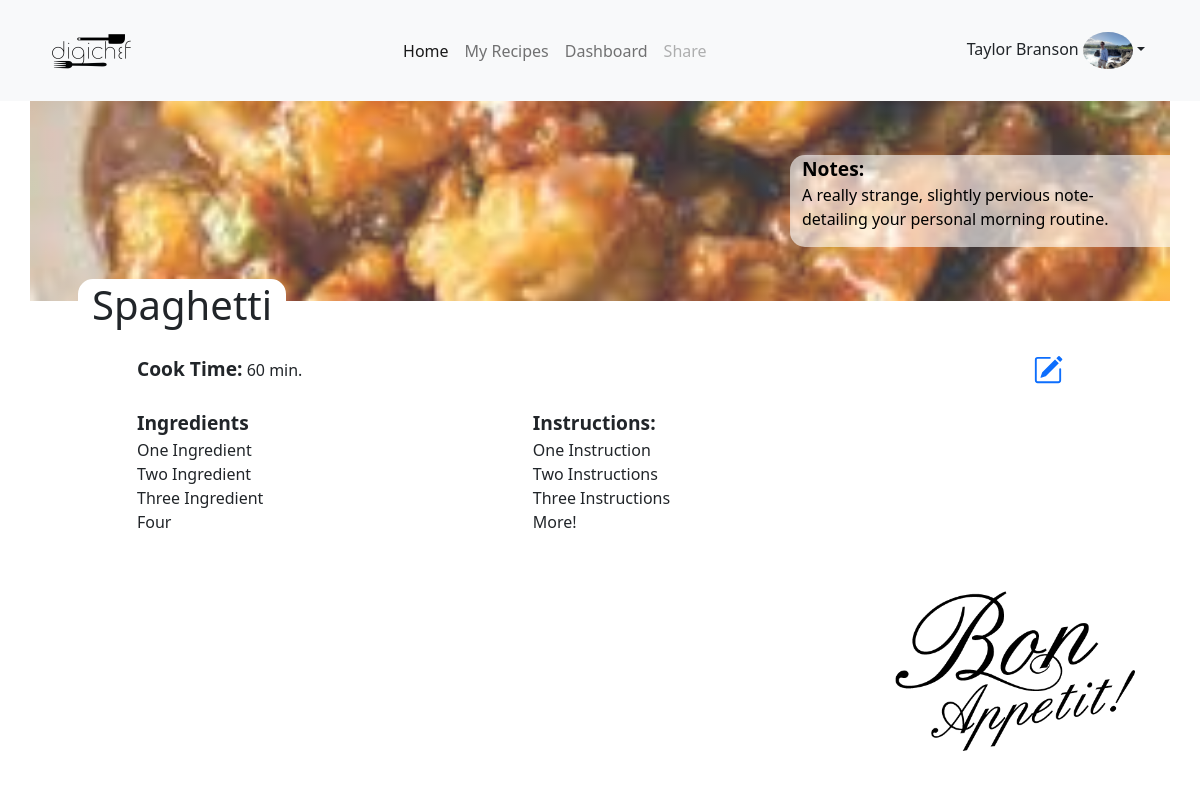
The page /recipe/3/view (signed in) on the database its author committed.
### tables this page shows
CREATE TABLE "recipes" ("id" integer,"user_id" integer,"name" text,"instructions" text,"ingredients" text, "notes" text, "cooktime" integer, "img" txt, PRIMARY KEY ("id"), FOREIGN KEY("user_id") REFERENCES users("id"));

### webapp.py (the view)
@app.route('/recipe/<id>/view', methods=['GET'])
def view_recipe(id):
    with SqliteDriver('digichef.db') as cursor:
        cursor.execute('SELECT * FROM recipes WHERE id = ? AND user_id = ?', (id, session['user_id']))
        result = cursor.fetchone()
        data = {
            'id':result['id'],
            'user_id':result['user_id'],
            'name':result['name'],
            'instructions': result['instructions'].replace('\n', '<br>'),
            'ingredients': result['ingredients'].replace('\n', '<br>'),
            'notes': result['notes'].replace('\n', '<br>'),
            'cooktime': result['cooktime'],
            'img': result['img']
        }
    return r('view_recipe.html', data=data)

### Sqlite.py (called while the page is built)
    def __enter__(self):
        try:
            self.conn = sqlite3.connect(self.filename, isolation_level=None)
            self.conn.row_factory = sqlite3.Row
            self.cursor = self.conn.cursor()
            return self.cursor
        except sqlite3.IntegrityError as err:
            raise IntegrityError(err)

    def __exit__(self, exc_type, exc_value, exc_tb):
        self.conn.close()
        if exc_type is sqlite3.OperationalError:
            raise DatabaseError(exc_value)
        elif exc_type:
            raise exc_type(exc_value)

### templates/view_recipe.html (shortened to what this page needs)
{% extends 'base.html' %}
{% block links %}
<link href="/static/recipe.css" rel="stylesheet">
{% endblock %}
{% block content %}
<div class="container">
    <div class="row" id="theme" {% if session.get('theme') %}
        style="background-image: linear-gradient(rgb(255,255,255,0.2),rgb(255,255,255,0.2)), url( {{'/static/uploads/' + data['img'] }} );" {% else %}
        style="background-image:linear-gradient(rgb(255,255,255,0.2),rgb(255,255,255,0.2)),url('/static/images/theme2.jpg');" {% endif %}>
        {% if data['notes'] != "" %}
        <div class="col-4 ms-auto align-self-center" id="notestab">
            <span class="label">Notes:</span>
            <p>{{ data['notes']|safe }}</p>
        </div>
        {% endif %}
    </div>
</div>
<div class="container pt-4">
    <div class="row">
        <div class="col-auto ms-5" id="title">
            <h1 id="main">{% if data %}{{ data['name'] }}{% else %}My Recipe{% endif %}</h1>
        </div>
    </div>
    <div class="row pt-2">
        <div class="col-md-10 mx-auto">
            <div class="row py-2">
                <div class="col-md-4">
                    <span class="label">Cook Time:</span>
                    <span class="value">  {{ data['cooktime'] }} min.</span>
                </div>
                <div class="col-8 text-end">
                    <a href="/recipe/{{ data.id }}/edit"></a>
                </div>
            </div>
            <div class="row py-3">
                <div class="col-md-5">
                    <span class="label">Ingredients</span>
                    <p>{{ data['ingredients']|safe }}</p>
                </div>
                <div class="col-md-5">
                    <span class="label">Instructions:</span>
                    <p>{{ data['instructions']|safe }}</p>
                </div>
            </div>
        </div>
    </div>
</div>
<div class="fun">
    <img src="/static/images/bon_appetit.png" class="img-fluid">
</div>
{% endblock %}

### templates/base.html (shortened to what this page needs)
<!doctype html>
<html lang="en">
<head>
    {% block links %}
    {% endblock %}
    <link href="/static/index.css" rel="stylesheet">
    <link href="https://cdn.jsdelivr.net/npm/bootstrap@5.2.2/dist/css/bootstrap.min.css" rel="stylesheet"
>
</head>
<body>
    <nav class="navbar navbar-expand-lg bg-light">
        <div class="container">
            <a class="navbar-brand"><img src="/static/images/logo.png" class="img-fluid"></a>
            <div class="collapse navbar-collapse justify-content-center" id="navbarNav">
                <ul class="nav navbar-nav nav-fill">
                    <li class="nav-item">
                        <a class="nav-link active" aria-current="page" href="/">Home</a>
                    </li>
                    <li class="nav-item">
                        <a class="nav-link" href="/recipes">My Recipes</a>
                    </li>
                    <li class="nav-item">
                        <a class="nav-link" href="/dashboard">Dashboard</a>
                    </li>
                    <li class="nav-item">
                        <a class="nav-link disabled">Share</a>
                    </li>
                </ul>
            </div>
            {% if 'user_id' in session %}
            <div class="me-auto dropdown">
                <a class="btn dropdown-toggle" href="#" data-bs-toggle="dropdown"><span>{{ session['first_name']}} {{
                        session['last_name'] }}</span>
                    <img {% if session.get('img') %} src="{{'/static/uploads/' + session['img'] }}" {% else %} src="/static/images/default.png" {% endif %} class="img-fluid profile"></a>
            </div>
            {% endif %}
        </div>
    </nav>
    {% block content %}
    {% endblock %}
</body>
</html>

### static/recipe.css (style rules this page uses)
#title { margin-top: -4%; background-color: white; border-radius: 15px; border: 2px solid white; }
.label { font-size: 1.2rem; font-weight: bold; }
.fun { position: absolute; bottom: 5%; right: 5%; }
.fun img { max-height: 250px; max-width: 250px; }
#notestab { background-color: rgb(255,255,255,0.6); color: black; border-radius: 15px 0 0 15px; }

### static/index.css (style rules this page uses)
body { background-color: white; color: black; }
.profile { height: 50px; width: 50px; border-radius: 50%; }
#theme { color: white; min-height: 25vh; background-position: center; background-size: cover; }

### rows shown on the page
recipes: img (picture), notes "A really strange, slightly pervious note- detailing your personal morning routine.", name "Spaghetti", cooktime "60", ingredients "One Ingredient Two Ingredient Three Ingredient Four", instructions "One Instruction Two Instructions Three Instructions More!"

### other values the page prints
{{ session['first_name'] }} "Taylor"
{{ session['last_name'] }} "Branson"
